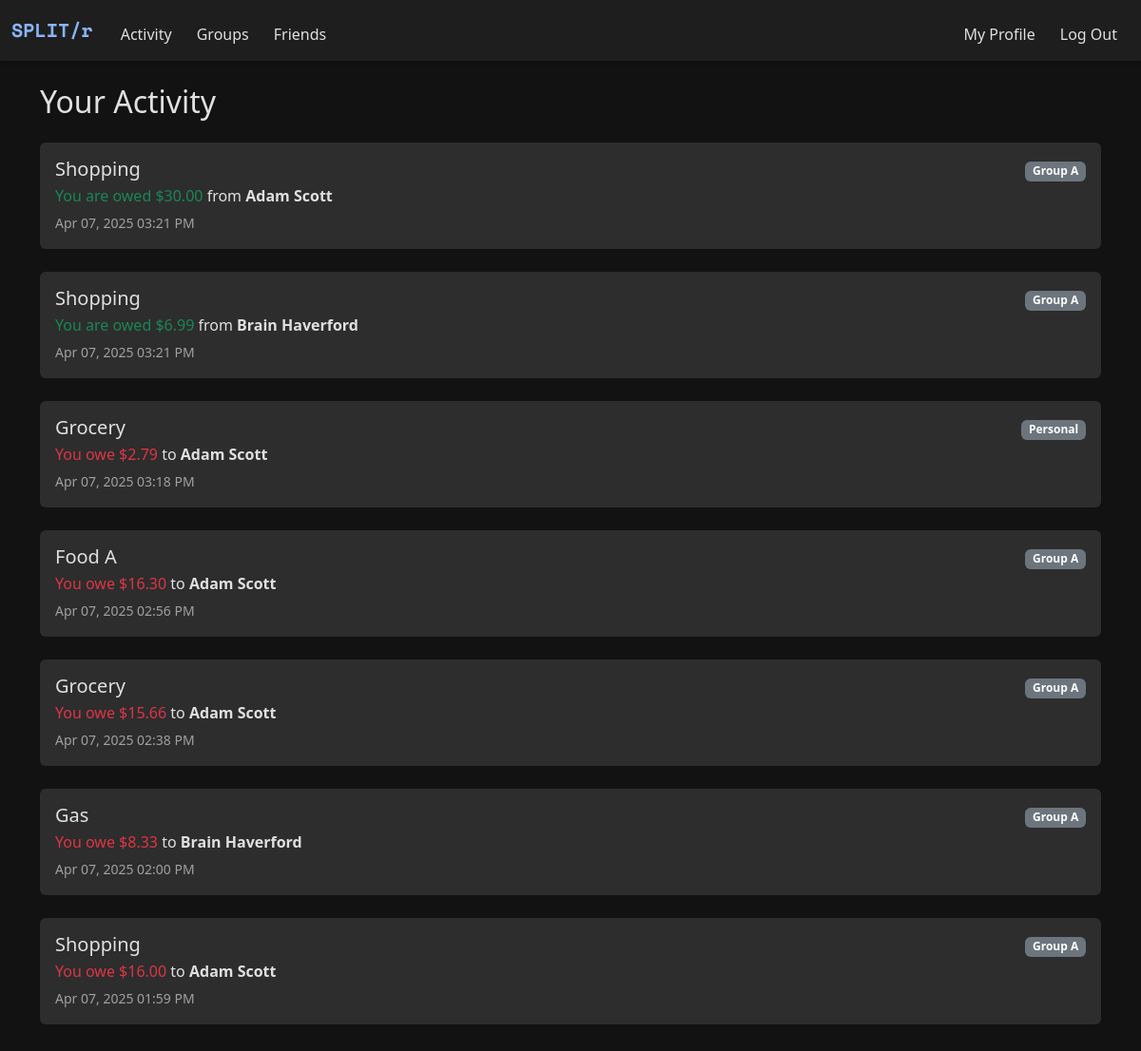
The app's page /history (signed in) with its own data.
### models.py (models this page shows, shortened)
class Expense(db.Model):
    __tablename__ = "expenses"
    id = db.Column(db.Integer, primary_key=True)
    description = db.Column(db.String(120))
    amount = db.Column(db.Float)
    paid_by_id = db.Column(db.Integer, db.ForeignKey("users.id"))
    group_id = db.Column(db.Integer, db.ForeignKey("groups.id"), nullable=True)
    timestamp = db.Column(db.DateTime, default=datetime.now)
    splits = db.relationship("ExpenseSplit", backref="expense", lazy=True)

class ExpenseSplit(db.Model):
    __tablename__ = "expense_split"
    id = db.Column(db.Integer, primary_key=True)
    expense_id = db.Column(db.Integer, db.ForeignKey("expenses.id"))
    user_id = db.Column(db.Integer, db.ForeignKey("users.id"))
    amount = db.Column(db.Float)

class User(db.Model):
    __tablename__ = "users"
    id = db.Column(db.Integer, primary_key=True)
    name = db.Column(db.String(100), nullable=False)
    username = db.Column(db.String(50), unique=True, nullable=False)
    password = db.Column(db.String(200), nullable=False)
    expenses_paid = db.relationship(
        "Expense",
        backref="payer",
        foreign_keys="Expense.paid_by_id",
        )
    splits = db.relationship(
        "ExpenseSplit",
        backref="user",
        foreign_keys="ExpenseSplit.user_id",
        )

class Group(db.Model):
    __tablename__ = "groups"
    id = db.Column(db.Integer, primary_key=True)
    name = db.Column(db.String(100), nullable=True)
    is_friend_group = db.Column(db.Boolean, default=False)
    users = db.relationship(
        "User", secondary="group_members", backref="groups")
    expenses = db.relationship("Expense", backref="group", lazy=True)

### app.py (the view)
@app.route("/history")
@login_required
def activity():
    user_id = session.get("user_id")
    expenses = Expense.query.filter(
        (Expense.paid_by_id == user_id) |
        (Expense.id.in_(
            db.session.query(ExpenseSplit.expense_id)
            .filter_by(user_id=user_id)
        ))
    ).order_by(Expense.timestamp.desc()).all()
    transactions = []
    for expense in expenses:
        group = Group.query.get(expense.group_id) if expense.group_id else None
        group_name = group.name if group else None
        splits = expense.splits
        user_split = next((s for s in splits if s.user_id == user_id), None)
        if expense.paid_by_id == user_id:
            for split in splits:
                if split.user_id != user_id and split.amount > 0:
                    counterparty = User.query.get(split.user_id)
                    transactions.append({
                        "description": expense.description,
                        "owed_amount": split.amount,
                        "counterparty_name": counterparty.name,
                        "group_name": group_name,
                        "timestamp": expense.timestamp
                    })
        elif user_split:
            payer = User.query.get(expense.paid_by_id)
            transactions.append({
                "description": expense.description,
                "owed_amount": -user_split.amount,
                "counterparty_name": payer.name,
                "group_name": group_name,
                "timestamp": expense.timestamp
            })
    return render_template("activity.html", transactions=transactions)

### helper.py (called while the page is built)
def login_required(f):
    @wraps(f)
    def decorated_function(*args, **kwargs):
        if "user_id" not in session:
            flash("You must be logged in to view this page.", "danger")
            return redirect("/login")
        return f(*args, **kwargs)
    return decorated_function

def currency(amount, currency_code=None):
    symbols = {
        "USD": "$",
        "EUR": "€",
        "INR": "₹",
        "GBP": "£",
        "JPY": "¥",
    }
    currency_code = (currency_code or
                     current_app.config.get("DEFAULT_CURRENCY", "USD")).upper()
    symbol = symbols.get(currency_code, "")
    return f"{symbol}{amount:,.2f}"

### templates/activity.html (shortened to what this page needs)
{% extends "layout.html" %}
{% block main %}
<div class="container py-4">
    <h2 class="mb-4">Your Activity</h2>
    {% if transactions %}
        <div class="list-group">
            {% for txn in transactions %}
                <div class="mb-4 p-3 rounded" style="background-color: var(--dark-tertiary);">
                    <div class="d-flex justify-content-between">
                        <div>
                            <h5 class="mb-1">{{ txn.description }}</h5>
                            <p class="mb-1">
                                {% if txn.owed_amount > 0 %}
                                    <span class="text-success">You are owed {{ currency(txn.owed_amount) }}</span>
                                    from <strong>{{ txn.counterparty_name }}</strong>
                                {% elif txn.owed_amount < 0 %}
                                    <span class="text-danger">You owe {{ currency(-txn.owed_amount) }}</span>
                                    to <strong>{{ txn.counterparty_name }}</strong>
                                {% else %}
                                    <span class="text-muted">Settled</span>
                                {% endif %}
                            </p>
                            <small class="text-muted-custom">
                                {{ txn.timestamp.strftime('%b %d, %Y %I:%M %p') }}
                            </small>
                        </div>
                        <div class="text-end">
                            <span class="badge bg-secondary">{{ txn.group_name if txn.group_name else "Personal" }}</span>
                        </div>
                    </div>
                </div>
            {% endfor %}
        </div>
    {% else %}
        <div class="alert alert-secondary">No transactions yet!</div>
    {% endif %}
</div>
{% endblock %}

### static/style.css (style rules this page uses)
:root { --dark-bg: #121212; --dark-secondary: #1e1e1e; --dark-tertiary: #2d2d2d; --text-primary: #e0e0e0; --text-secondary: #a0a0a0; --accent-color: #8ab4f8; --danger-color: #cf6679; --success-color: #03dac6; }
html, body { height: 100%; margin: 0; padding: 0; background-color: var(--dark-bg); color: var(--text-primary); display: flex; flex-direction: column; }
body { background-color: var(--dark-bg); color: var(--text-primary); min-height: 100vh; display: flex; flex-direction: column; }
.text-muted-custom { color: var(--text-secondary) !important; }

### records on screen
Expense: description "Shopping" "Shopping", timestamp "Apr 07, 2025 03:21 PM" "Apr 07, 2025 03:21 PM"
ExpenseSplit: amount "$30.00"
User: counterparty_name "Adam Scott", counterparty_name "Adam Scott" "Adam Scott" "Adam Scott" "Adam Scott"
Group: name "Group A" "Group A" "Group A" "Group A" "Group A" "Group A"
ExpenseSplit: amount "$6.99"
User: counterparty_name "Brain Haverford", counterparty_name "Brain Haverford"
Expense: description "Grocery", timestamp "Apr 07, 2025 03:18 PM"
Expense: description "Food A", timestamp "Apr 07, 2025 02:56 PM"
Expense: description "Grocery", timestamp "Apr 07, 2025 02:38 PM"
Expense: description "Gas", timestamp "Apr 07, 2025 02:00 PM"
Expense: description "Shopping", timestamp "Apr 07, 2025 01:59 PM"

### other values on screen
{{ currency(-txn.owed_amount) }} "$2.79" "$16.30" "$15.66" "$8.33" "$16.00"
{{ txn.group_name if txn.group_name else "Personal" }} "Personal"
